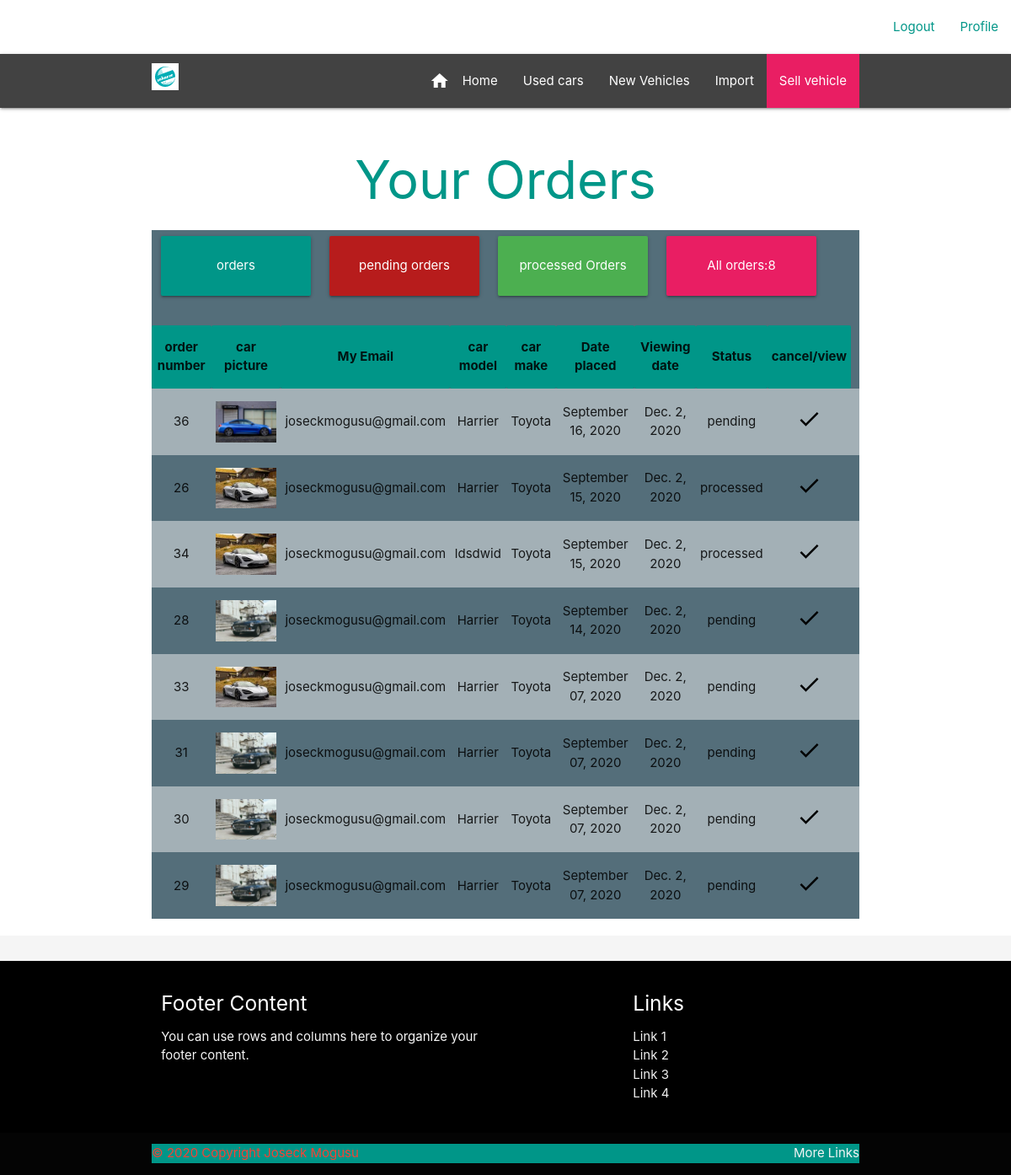
Screenshot of /myorders/ (signed in) with the database file from the repository.
### car/models.py (models this page shows, shortened)
class order(models.Model):
	order_id=models.AutoField(primary_key=True,editable=False, unique=True)
	date_placed=models.DateTimeField(auto_now=True)
	date=models.DateField("Viewing Date (mm/dd/2020)",auto_now_add=False,auto_now=False,null=True, validators=[future])
	order_email=models.EmailField("Confirm order Email",null=True)
	order_phone=PhoneNumberField("Confirm order Mobile",null=True)
	STATUS = Choices('pending', 'processed','done')
	status = models.CharField(choices=STATUS, default=STATUS.pending, max_length=20)
	car_db=models.ForeignKey(car_db,on_delete=models.CASCADE,null=True, verbose_name='car')
	user=models.ForeignKey(User,on_delete=models.CASCADE,null=True, verbose_name='customer')
	class Meta:
		verbose_name_plural= "Orders"

class car_db(models.Model):
	car_id=models.AutoField(primary_key=True, editable=False,unique=True)
	car_make=models.CharField("Make (Toyota,Subaru,...)",max_length=100)
	car_model=models.CharField("Model (Harrier...)",max_length=100)
	car_color=models.CharField(max_length=100)
	car_year=models.DateTimeField("Year (mm/dd/2020)",auto_now_add=False,auto_now=False,blank=True,null=True)
	car_price=models.IntegerField("Price (Ksh)")
	car_loc=models.CharField("Location ",max_length=100)
	car_fuel=models.CharField("Fuel (Petrol,Diesel)",max_length=20)
	CONDITION = Choices('Used','international Used','New')
	condition_type= models.CharField(choices=CONDITION,max_length=20)
	car_mileage=models.IntegerField("Mileage")
	car_transmission=models.CharField("Transmission (Auto, Manual,Semi)",max_length=20)
	date_posted=models.DateTimeField(auto_now=True)
	author=models.ForeignKey(User, on_delete=models.CASCADE)
	image_front=models.ImageField(default='cardef.png',upload_to='front_pics')
	image_side=models.ImageField(default='cardef.png',upload_to='side_pics')
	image_back=models.ImageField(default='cardef.png',upload_to='back_pics')
	image_full=models.ImageField(default='cardef.png',upload_to='full_pics')
	class Meta:
		verbose_name_plural= "Cars"

### car/views.py (the view, shortened to what this page needs)
# urls.py: path('myorders/',MyOrderView.as_view(),name='car-myorders'),
class MyOrderView(LoginRequiredMixin,ListView):
	model=order
	template_name='car/myorders.html'
	context_object_name='myorders'
	def get_queryset(self):
		myorders=order.objects.filter(user=self.request.user).order_by('-date_placed')
		return myorders

### car/templates/car/myorders.html (shortened to what this page needs)
{% extends "car/base.html"%}
{% block content %}
{% load humanize %}
<div>
  <h1 class="center teal-text">Your Orders</h1>
  <div class="container blue-grey darken-1">
  <div class="row center col s12 m6 l3">
   <div class="col s12 m6 l3" style="width: 200px" >
      <div class="card-panel teal" >
        <span class="white-text">orders
        </span>
      </div>
    </div>
   <div class="col s12 m6 l3" style="width: 200px"  >
      <div class="card-panel red darken-4 pulse">
        <span class="white-text">pending orders
        </span>
      </div>
    </div>
   <div class="col s12 m6 l3" style="width: 200px" >
      <div class="card-panel green pulse">
        <span class="white-text">processed Orders
        </span>
      </div>
    </div>
     <div class="col s12 m6 l3" style="width: 200px" >
      <div class="card-panel pink">
        <span class="white-text">All orders:{{myorders.count}}
        </span>
      </div>
    </div>
  </div>
<div class="row blue-grey darken-1 ">
  <div>
  <table class="striped centered">
            <thead style="width:100%;">
          <tr class="teal" >
            <th>order number</th>
              <th>car picture</th>
              <th>My Email</th>
              <th>car model</th>
              <th>car make</th>
              <th>Date placed</th>
              <th>Viewing date</th>
              <th>Status</th>
              <th>cancel/view</th>
          </tr>
        </thead>
        <tbody>
          {% for order in myorders %}
          <tr>
            <td>{{order.order_id}}</td>
            <td > <img style="width: 100%; height: 100%; display:block; " src={{order.car_db.image_front.url}}></td>
            <td>{{order.user.email}}</td>
            <td>{{order.car_db.car_model}}</td>
            <td>{{order.car_db.car_make}}</td>
            <td>{{order.date_placed|date:"F d, Y "}}</td>
            <td>{{order.date}}</td>
            <td>{{order.status}}</td>
             <td><a href="{% url 'order-detail' order.order_id %}"  ><i style="color:#000000;" class="small material-icons">check</i></td>
            <td></td>
          </tr>
          {% endfor %}
        </tbody>
      </table>
    </div>
  </div>
</div>
</div>
  <div class="center section section-icons grey lighten-4" style="position:sticky;">
  </div>
{% endblock content %}

### car/static/car/css/main.css (style rules this page uses)
.row:after { content: ""; display: table; clear: both; }

### car/templates/car/base.html (style rules this page uses)
body { display: flex; min-height: 100vh; flex-direction: column; }

### rows the page displays
order: order_id "36", car_db.image_front (picture), user.email "joseckmogusu@gmail.com", car_db.car_model "Harrier", car_db.car_make "Toyota", date_placed "September 16, 2020", date "Dec. 2, 2020", status "pending"
order: order_id "26", car_db.image_front (picture), user.email "joseckmogusu@gmail.com", car_db.car_model "Harrier", car_db.car_make "Toyota", date_placed "September 15, 2020", date "Dec. 2, 2020", status "processed"
order: order_id "34", car_db.image_front (picture), user.email "joseckmogusu@gmail.com", car_db.car_model "ldsdwid", car_db.car_make "Toyota", date_placed "September 15, 2020", date "Dec. 2, 2020", status "processed"
order: order_id "28", car_db.image_front (picture), user.email "joseckmogusu@gmail.com", car_db.car_model "Harrier", car_db.car_make "Toyota", date_placed "September 14, 2020", date "Dec. 2, 2020", status "pending"
order: order_id "33", car_db.image_front (picture), user.email "joseckmogusu@gmail.com", car_db.car_model "Harrier", car_db.car_make "Toyota", date_placed "September 07, 2020", date "Dec. 2, 2020", status "pending"
order: order_id "31", car_db.image_front (picture), user.email "joseckmogusu@gmail.com", car_db.car_model "Harrier", car_db.car_make "Toyota", date_placed "September 07, 2020", date "Dec. 2, 2020", status "pending"
order: order_id "30", car_db.image_front (picture), user.email "joseckmogusu@gmail.com", car_db.car_model "Harrier", car_db.car_make "Toyota", date_placed "September 07, 2020", date "Dec. 2, 2020", status "pending"
order: order_id "29", car_db.image_front (picture), user.email "joseckmogusu@gmail.com", car_db.car_model "Harrier", car_db.car_make "Toyota", date_placed "September 07, 2020", date "Dec. 2, 2020", status "pending"

### other values shown
{{ myorders.count }} "8"
